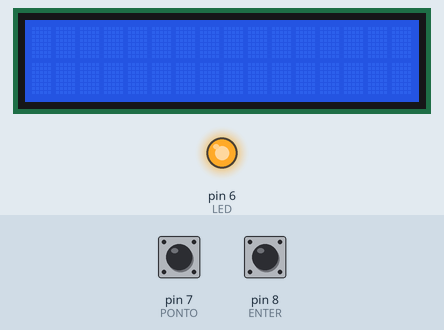
Bench run of a sketch on a simulated Arduino Uno, built with avr-gcc and run on an emulated ATmega328P. On the bench: 16×2 character LCD, output pins drawn as LEDs (lit = HIGH). The test bench sets the inputs (shaded band); at power-on: pin 7 (PONTO) HIGH, pin 8 (ENTER) HIGH. What the sketch prints to the serial monitor is not drawn.

Above: at 1.2 s.
1.3 s: pin 7 (PONTO) pulled LOW for 1 s
At 1.61 s:
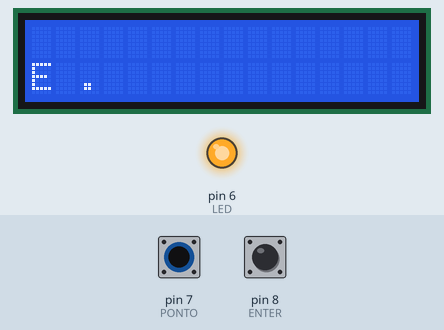
3.8 s: pin 7 (PONTO) pulled LOW for 0.15 s
At 5.1 s:
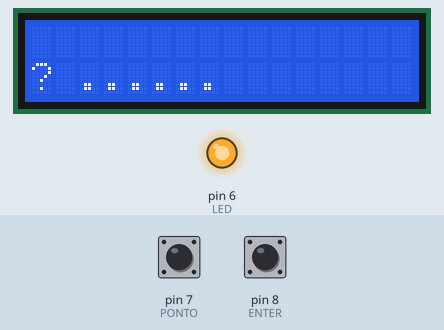
5.5 s: pin 8 (ENTER) pulled LOW for 3.2 s
At 7.2 s:
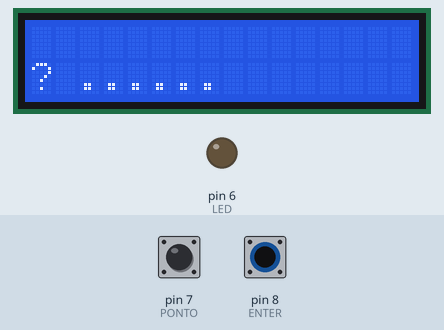
10.2 s: pin 8 (ENTER) pulled LOW for 3.2 s
At 12.0 s:
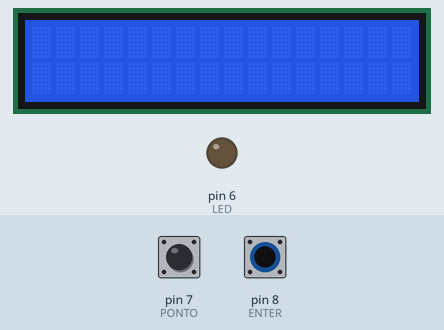
14.9 s: pin 8 (ENTER) driven LOW
At 16.7 s:
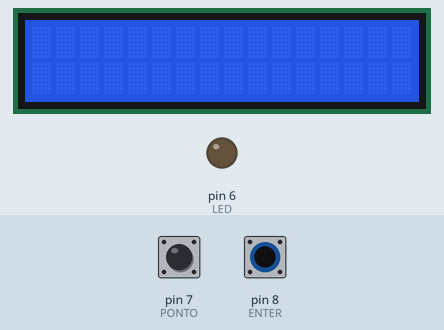
17.9 s: pin 7 (PONTO) pulsed LOW 5 times (0.12 s each, 0.3 s apart)
At 18.56 s:
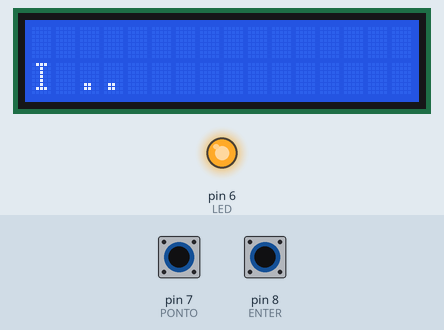
Timing chart, 0 to 20.9 s (numbered marks = the images above; inputs shaded):
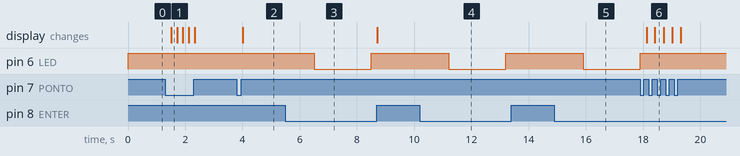

The sketch:

codigoMorse.ino
```cpp
#include <LiquidCrystal.h>

const int RS = 12, EN = 11, D4 = 5, D5 = 4, D6 = 3, D7 = 2;
LiquidCrystal lcd(RS, EN, D4, D5, D6, D7);

const int LED = 6;
const int PONTO = 7;
const int BARRA = 0;
const int ENTER = 8;

String morseInput = "";
String outputText = "";
char charAtual = ' ';

unsigned long enterPressTime = 0;
bool enterWasHeld = false;

struct MorseCode {
  const char* code;
  char letter;
};

MorseCode morseTable[] = {
  {".-", 'A'}, {"-...", 'B'}, {"-.-.", 'C'}, {"-..", 'D'}, {".", 'E'},
  {"..-.", 'F'}, {"--.", 'G'}, {"....", 'H'}, {"..", 'I'}, {".---", 'J'},
  {"-.-", 'K'}, {".-..", 'L'}, {"--", 'M'}, {"-.", 'N'}, {"---", 'O'},
  {".--.", 'P'}, {"--.-", 'Q'}, {".-.", 'R'}, {"...", 'S'}, {"-", 'T'},
  {"..-", 'U'}, {"...-", 'V'}, {".--", 'W'}, {"-..-", 'X'}, {"-.--", 'Y'},
  {"--..", 'Z'}, {"-----", '0'}, {".----", '1'}, {"..---", '2'}, {"...--", '3'},
  {"....-", '4'}, {".....", '5'}, {"-....", '6'}, {"--...", '7'},
  {"---..", '8'}, {"----.", '9'}
};

char morseToChar(String code) {
  for (int i = 0; i < sizeof(morseTable) / sizeof(MorseCode); i++) {
    if (code == morseTable[i].code) return morseTable[i].letter;
  }
  return '?';
}

void setup() {
  pinMode(PONTO, INPUT_PULLUP);
  pinMode(BARRA, INPUT_PULLUP);
  pinMode(ENTER, INPUT_PULLUP);
  pinMode(LED, OUTPUT);
  Serial.begin(9600);
  digitalWrite(LED, HIGH);
  lcd.begin(16, 2);
  lcd.clear();
}

void loop() {
  // Captura ponto
  if (digitalRead(PONTO) == LOW) {
    Serial.println("Apertou ponto");
    morseInput += ".";
    delay(200);
  }

  // Captura traço
  if (digitalRead(BARRA) == LOW) {
    Serial.println("Apertou traço");
    morseInput += "-";
    delay(200);
  }

  // Monitoramento do botão ENTER
  if (digitalRead(ENTER) == LOW){
    Serial.println("Apertou enter");
    if (!enterWasHeld) {
      enterPressTime = millis();
      enterWasHeld = true;
    }
    unsigned long holdDuration = millis() - enterPressTime;

    if (holdDuration > 3000) {
      // Se segurou mais de 3s, LED apaga (enquanto estiver pressionado)
      digitalWrite(LED, HIGH);
    } else if (holdDuration > 1000) {
      // Entre 1 e 3 segundos, LED acende
      digitalWrite(LED, LOW);
    } else {
      // Menos de 1 segundo, LED desligado
      digitalWrite(LED, HIGH);
    }

  } else if (enterWasHeld) {
    // Botão foi solto, tratar ação conforme tempo pressionado
    unsigned long pressDuration = millis() - enterPressTime;

    if (pressDuration > 3000) {
      // Apaga tudo
      outputText = "";
      lcd.clear();
    }
    else if (pressDuration > 1000) {
      // Adiciona espaço
      if (outputText.length() < 32) {
        outputText += ' ';
      }
    } else {
      // Traduz morse atual
      char c = morseToChar(morseInput);
      if (c != '?') {
        outputText += c;
      }
    }

    morseInput = "";
    charAtual = ' ';

    // Apaga LED quando soltar botão
    digitalWrite(LED, HIGH);

    enterWasHeld = false;
    delay(100);
  }

  // Atualiza letra enquanto digita
  if (morseInput.length() > 0) {
    charAtual = morseToChar(morseInput);
  } else {
    charAtual = ' ';
  }

  // Atualiza display
  lcd.setCursor(0, 0);
  int len = outputText.length();
  if (len > 16) {
    lcd.print(outputText.substring(len - 16));
  } else {
    lcd.print(outputText);
    lcd.print("                ");
  }

  lcd.setCursor(0, 1);
  if (morseInput.length() > 0) {
    lcd.print(charAtual);
    lcd.print(" ");
    lcd.print(morseInput);
    lcd.print("                ");
  } else {
    lcd.print("                ");
  }
}
```

Measured:
- after the input at 1.3 s, the display: changes after 0.21 s (image 1)
- after the input at 3.8 s, the display: changes after 0.21 s (image 2)
- after the input at 5.5 s, pin 6 (LED): HIGH → LOW after 1.0 s, → HIGH 2.0 s later
- after the input at 10.2 s, pin 6 (LED): HIGH → LOW after 1.0 s, → HIGH 2.0 s later
- after the input at 14.9 s, pin 6 (LED): HIGH → LOW after 1.0 s
- after the input at 17.9 s, the display: first changes after 0.23 s (image 6 shows a later state)
